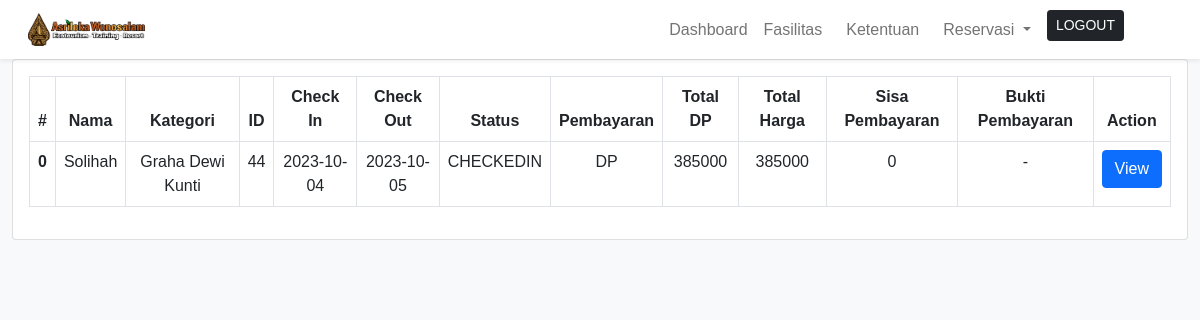
/admin/dashboard.php, run on an earlier commit of the app's database.
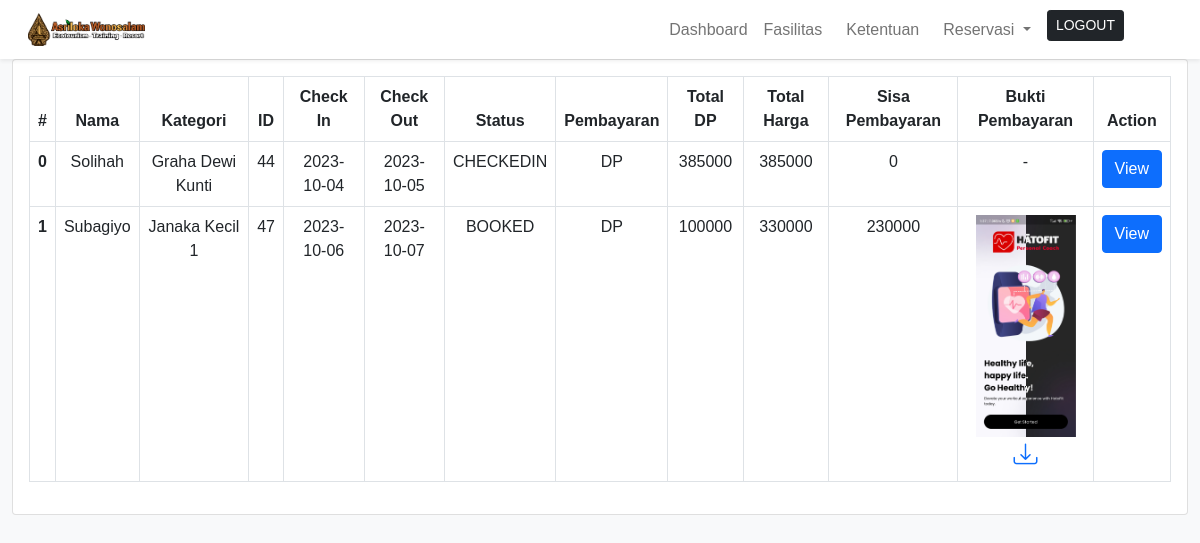
And on a later commit of the database.
### tables this page shows
CREATE TABLE `booking` (
  `id` int(11) NOT NULL,
  `userId` int(11) DEFAULT NULL,
  `checkIn` datetime(3) NOT NULL,
  `checkOut` datetime(3) NOT NULL,
  `roomId` int(11) DEFAULT NULL,
  `status` enum('BOOKED','PAYED','CHECKEDIN','CHECKEDOUT','CANCELLED') DEFAULT 'BOOKED',
  `totalPrice` int(50) NOT NULL,
  `bundlingId` int(11) DEFAULT NULL,
  `paymentMethod` enum('DP','FULL') DEFAULT NULL,
  `userPayed` int(50) DEFAULT NULL,
  `pictureId` int(11) DEFAULT NULL
);

CREATE TABLE `picture` (
  `id` int(11) NOT NULL,
  `name` varchar(191) DEFAULT NULL
);

### lib/db.php (called while the page is built, shortened)
<?php
function select($sql, $values, $datatypes)
{
    $conn = $GLOBALS['conn'];
    $auth['success'] = true;
    if ($auth['success']) {
        if ($stmt = mysqli_prepare($conn, $sql)) {
            mysqli_stmt_bind_param($stmt, $datatypes, ...$values);
            if (mysqli_stmt_execute($stmt)) {
                $res = mysqli_stmt_get_result($stmt);
                return $res;
            } else {
                mysqli_stmt_close($stmt);
                die("Query cannot be executed - Select");
            }
        } else {
            die("Query cannot be prepared - Select");
        }
    } else {
        die("Unauthorized User");
    }
}
?>

### admin/dashboard.php (the view, shortened to what this page needs)
<!DOCTYPE html>
<html lang="en">
<head>
    <?php require('inc/links.php'); ?>
</head>
<body class="bg-light">
    <?php require('inc/header.php'); ?>
    <div class="container-fluid " id=main-content>
        <div class="row">
            <div class="col-md-12">
                <div class="card">
                    <div class="card-body">
                        <table class="table table-bordered table-hover">
                            <thead>
                                <tr>
                                    <th class="text-center">#</th>
                                    <th class="text-center">Nama</th>
                                    <th class="text-center">Kategori</th>
                                    <th class="text-center">ID</th>
                                    <th class="text-center">Check In</th>
                                    <th class="text-center">Check Out</th>
                                    <th class="text-center">Status</th>
                                    <th class="text-center">Pembayaran</th>
                                    <th class="text-center">Total DP</th>
                                    <th class="text-center">Total Harga</th>
                                    <th class="text-center">Sisa Pembayaran</th>
                                    <th class="text-center">Bukti Pembayaran</th>
                                    <th class="text-center">Action</th>
                                </tr>
                            </thead>
                            <tbody>
                                <?php
                                $sql = "SELECT * FROM booking";
                                $res = mysqli_query($conn, $sql);
                                while ($row = mysqli_fetch_assoc($res)) {
                                    $booking[] = $row;
                                }
                                foreach ($booking as $key => $value) {
                                    if ($value['roomId'] != null) {
                                        $sql = "SELECT * FROM room WHERE id = ?";
                                        $res = select($sql, [$value['roomId']], 'i');
                                        while ($row = mysqli_fetch_assoc($res)) {
                                            $room[] = $row;
                                        }
                                    } else {
                                        $sql = "SELECT * FROM bundling WHERE id = ?";
                                        $res = select($sql, [$value['bundlingId']], 'i');
                                        while ($row = mysqli_fetch_assoc($res)) {
                                            $room[] = $row;
                                        }
                                    }
                                }
                                foreach ($booking as $key => $value) {
                                    $sql = "SELECT * FROM user WHERE id = ?";
                                    $res = select($sql, [$value['userId']], 'i');
                                    while ($row = mysqli_fetch_assoc($res)) {
                                        $user[] = $row;
                                    }
                                }
                                $html = '';
                                foreach ($booking as $key => $value) {
                                    $html .= "<tr>";
                                    $html .= "<th scope='row'>$key</th>";
                                    $html .= "<td class='text-center'>";
                                    foreach ($user as $k => $v) {
                                        if ($v['id'] == $value['userId']) {
                                            $html .= "$v[name]";
                                            break;
                                        }
                                    }
                                    $html .= "</td>";
                                    $html .= "<td class='text-center'>";
                                    foreach ($room as $k => $v) {
                                        if ($v['id'] == $value['roomId']) {
                                            $html .= "$v[name]";
                                            break;
                                        }
                                    }
                                    $html .= "</td>";
                                    $html .= "<td class='text-center'>$value[id]</td>";
                                    $html .= "<td class='text-center'>" . date('Y-m-d', strtotime($value['checkIn'])) . "</td>";
                                    $html .= "<td class='text-center'>" . date('Y-m-d', strtotime($value['checkOut'])) . "</td>";
                                    $html .= "<td class='text-center'>$value[status]</td>";
                                    $html .= "<td class='text-center'>$value[paymentMethod]</td>";
                                    $html .= "<td class='text-center'>$value[userPayed]</td>";
                                    $html .= "<td class='text-center'>$value[totalPrice]</td>";
                                    $html .= "<td class='text-center'>" . ($value['totalPrice'] - $value['userPayed']) . "</td>";
                                    if ($value['pictureId'] != null) {
                                        $sql = "SELECT * FROM picture WHERE id = ?";
                                        $res = select($sql, [$value['pictureId']], 'i');
                                        while ($row = mysqli_fetch_assoc($res)) {
                                            $picture[] = $row;
                                        }
                                        $html .= "<td class='text-center'>";
                                        foreach ($picture as $k => $v) {
                                            $html .= "<img src='../assets/images/bukti_pembayaran/$v[name]' alt='$v[name]' width='100px'><br><a href='../assets/images/bukti_pembayaran/$v[name]' download='$v[name]'><i class='bi bi-download' style='font-size: 24px;'></i></a>";
                                        }
                                    } else {
                                        $html .= "<td class='text-center'>-</td>";
                                    }
                                    $html .= "<td class='text-center'>";
                                    $html .= "<button type='button' class='btn btn-primary view-button' data-bs-toggle='modal' data-bs-target='#viewModal' data-bs-id='$value[id]' data-bs-total-price='$value[totalPrice]'>View</button>";
                                    $html .= "</td>";
                                    $html .= "</tr>";
                                }
                                echo $html;
                                ?>
                            </tbody>
                        </table>
                    </div>
                </div>
            </div>
        </div>
    </div>
</body>
</html>

### admin/inc/links.php (shortened to what this page needs)
<link href="https://cdn.jsdelivr.net/npm/bootstrap@5.0.2/dist/css/bootstrap.min.css" rel="stylesheet">
<link rel="stylesheet" href="https://cdn.jsdelivr.net/npm/bootstrap-icons@1.10.5/font/bootstrap-icons.css">
<link rel="stylesheet" href="css/common.css">

### admin/inc/header.php (shortened to what this page needs)
<nav class=" navbar navbar-expand-lg navbar-light bg-white px-lg-3 py-lg-2 shadow-sm sticky-top">
    <div class="container-fluid ">
        <a class="navbar-brand me-5" href="dashboard">
            <img width=20% src="../assets/images/logo.png" alt="">
        </a>
        <div class="collapse navbar-collapse" id="navbarSupportedContent">
            <ul class="navbar-nav me-auto mb-2 mb-lg-0">
                <li class="nav-item">
                    <a class="nav-link" href="dashboard">Dashboard</a>
                </li>
                <li class="nav-item me-2">
                    <a class="nav-link" href="facilities">Fasilitas</a>
                </li>
                <li class="nav-item me-2">
                    <a class="nav-link" href="ketentuan">Ketentuan</a>
                </li>
                <li class="nav-item dropdown me-2">
                    <a class="nav-link dropdown-toggle" href="#" id="navbarDropdown" role="button"
                        data-bs-toggle="dropdown" aria-expanded="false">
                        Reservasi
                    </a>
                </li>
                <li class="nav-item me-5">
                    <a href="logout" class="btn btn-dark btn-sm">LOGOUT</a>
                </li>
            </ul>
        </div>
    </div>
</nav>

### admin/css/common.css (style rules this page uses)
:root { --teal: #2ec1ac; --teal_hover: #279e8c; }
* { font-family: 'Poppings', sans-serif; }

What changed in the data, as far as the page shows it:
added booking: key "1", value "Subagiyo Janaka Kecil 1", id "47", checkIn "2023-10-06", checkOut "2023-10-07", status "BOOKED", paymentMethod "DP", userPayed "100000", totalPrice "330000", $value['totalPrice'] - $value['userPayed'] "230000"
added picture: name (picture)
